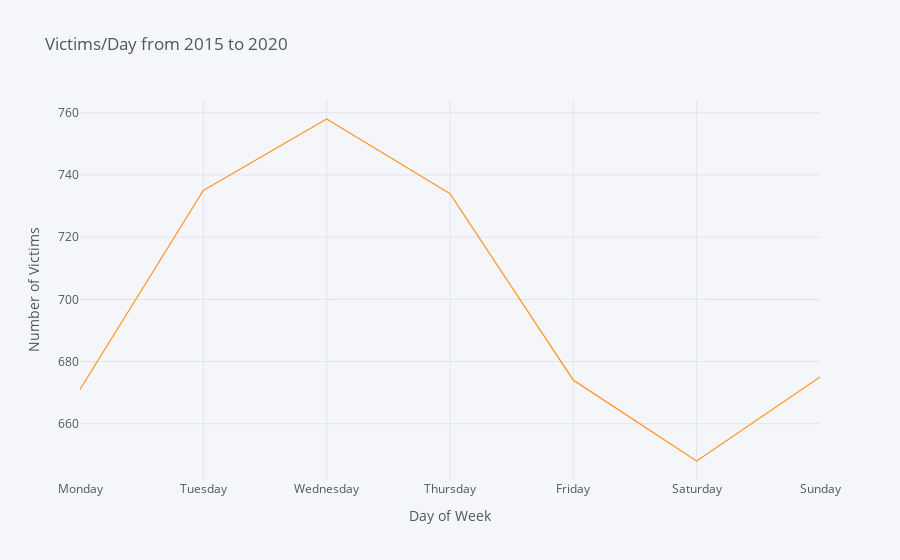

This figure's notebook cell:
### Markdown cell above
**Day Report**

### Code cell
day_df = df['date'].groupby([df.date.dt.strftime('%A')]).agg('count').to_frame(name="Count")
order = ['Monday', 'Tuesday', 'Wednesday', 'Thursday', 'Friday', 'Saturday', 'Sunday']
day_df.loc[order].iplot(xTitle = 'Day of Week', yTitle='Number of Victims', title='Victims/Day from 2015 to 2020')

### Figure 1 — Plotly figure (JSON) as saved in the notebook; plotly's stock layout.template omitted (floating-point values rounded to 4 significant figures)
{"data": [{"name": "Count", "text": "", "mode": "lines", "y": [671, 735, 758, 734, 674, 648, 675], "x": ["Monday", "Tuesday", "Wednesday", "Thursday", "Friday", "Saturday", "Sunday"], "line": {"color": "rgba(255, 153, 51, 1.0)", "dash": "solid", "shape": "linear", "width": 1.3}, "type": "scatter"}], "layout": {"title": {"text": "Victims/Day from 2015 to 2020", "font": {"color": "#4D5663"}}, "paper_bgcolor": "#F5F6F9", "plot_bgcolor": "#F5F6F9", "yaxis": {"tickfont": {"color": "#4D5663"}, "zerolinecolor": "#E1E5ED", "title": {"text": "Number of Victims", "font": {"color": "#4D5663"}}, "gridcolor": "#E1E5ED", "showgrid": true}, "xaxis": {"tickfont": {"color": "#4D5663"}, "zerolinecolor": "#E1E5ED", "title": {"text": "Day of Week", "font": {"color": "#4D5663"}}, "gridcolor": "#E1E5ED", "showgrid": true}, "legend": {"bgcolor": "#F5F6F9", "font": {"color": "#4D5663"}}}}
